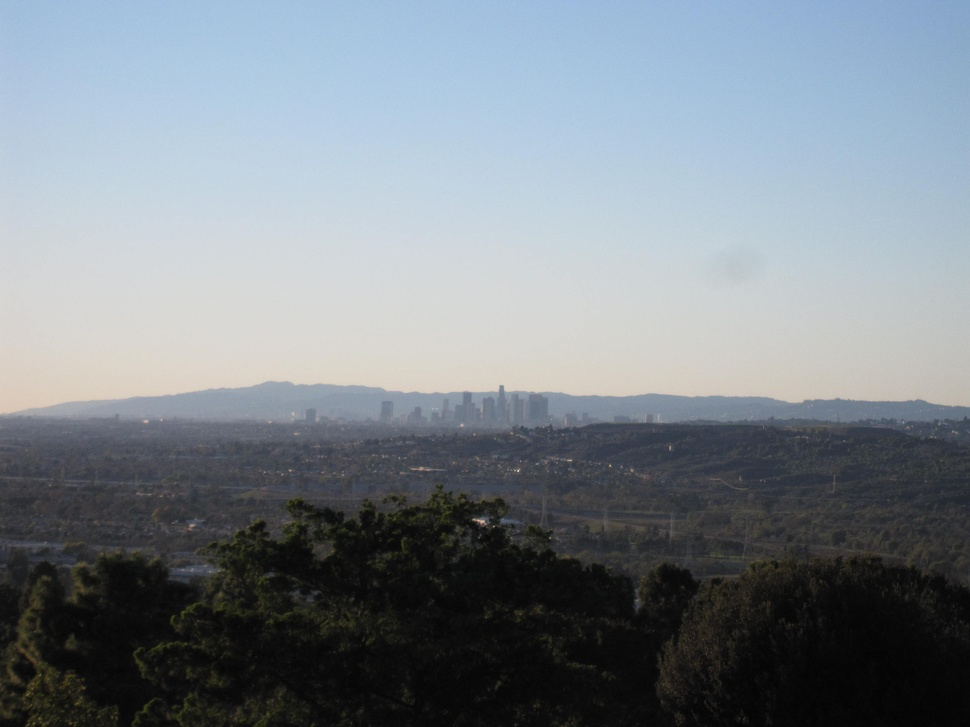
#> input picture city.jpg, 970 x 727 px, shrunk from 2816 x 2112 before the run
$ jupyter execute 'Histogram matching.ipynb'   (older library calls are emulated)
#> lines starting #> are read from the running program, lines starting #| are printed output that depends on the picture
[cell 1]
import numpy as np
from scipy import linalg

[cell 2]
import matplotlib.pyplot as plt
import matplotlib.image as mpimg
from skimage import data
from skimage import exposure
from skimage import filters
from skimage.exposure import match_histograms

img=mpimg.imread('city.jpg')
#> img is the input picture: shape (727, 970, 3); mean R, G, B 123.5, 131.9, 139.2
plt.imshow(img)

[cell 3]
img.shape
#> Out = (727, 970, 3)

[cell 4]
img_array = img / 255
img_gray = img_array @ [0.2126, 0.7152, 0.0722]
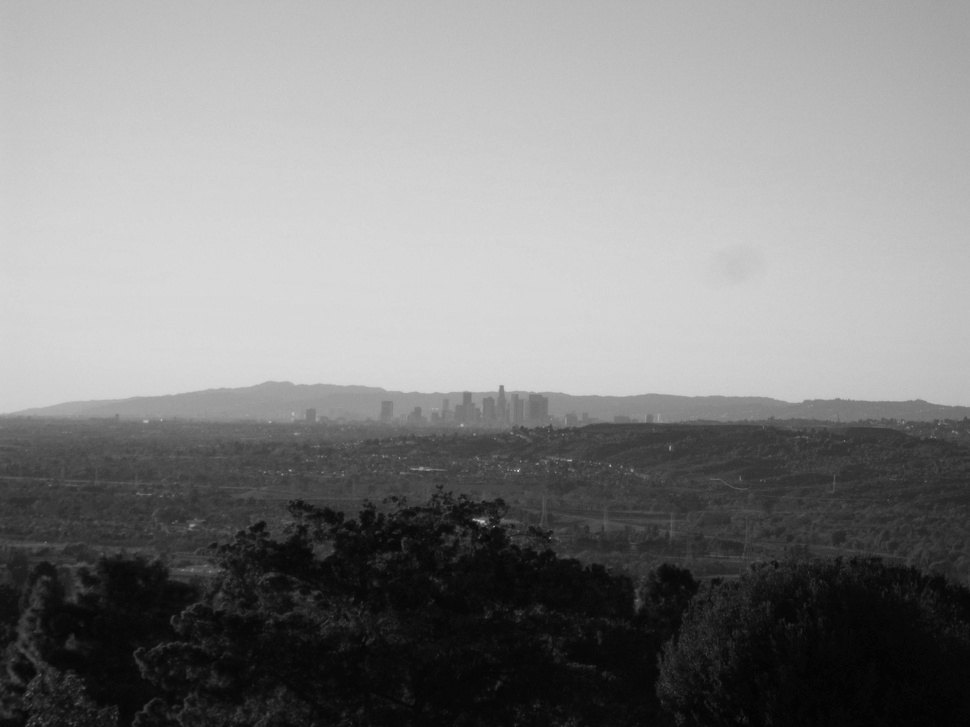
#> img_gray: shape (727, 970) float64; min 0, max 0.874, mean 0.512
plt.imshow(img_gray, cmap="gray")

[cell 5]
img_gray.shape
#> Out = (727, 970)

[cell 6]
mpimg.imsave('city_gray.jpg',img_gray)
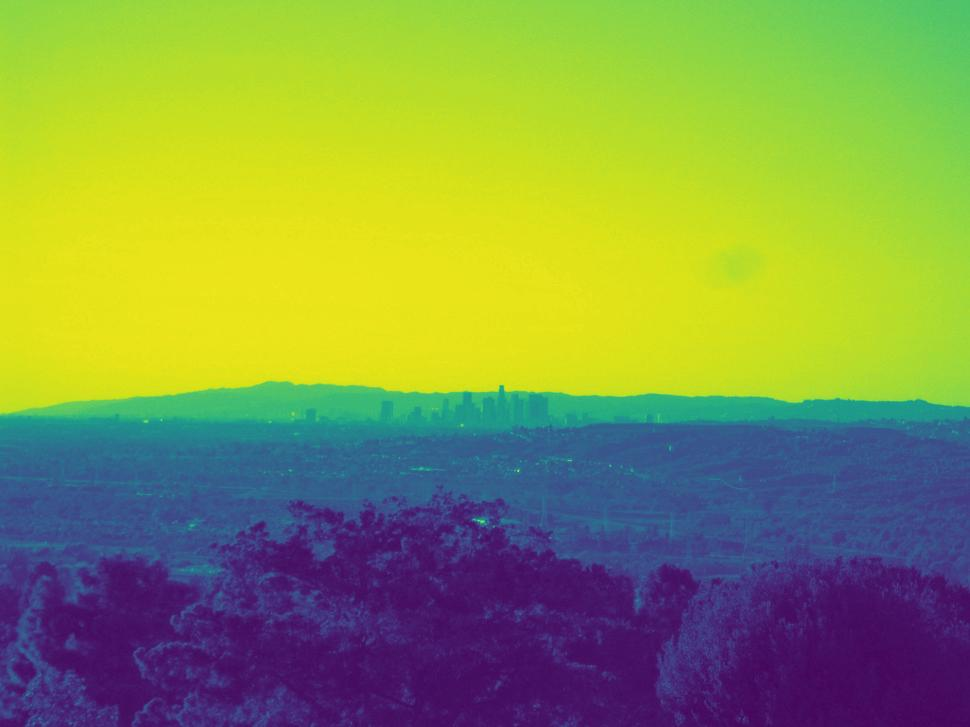
#> saved as city_gray.jpg: shape (727, 970, 3); mean R, G, B 132.3, 150.2, 77.5

[cell 7]
reference = mpimg.imread('cloud.jpg')
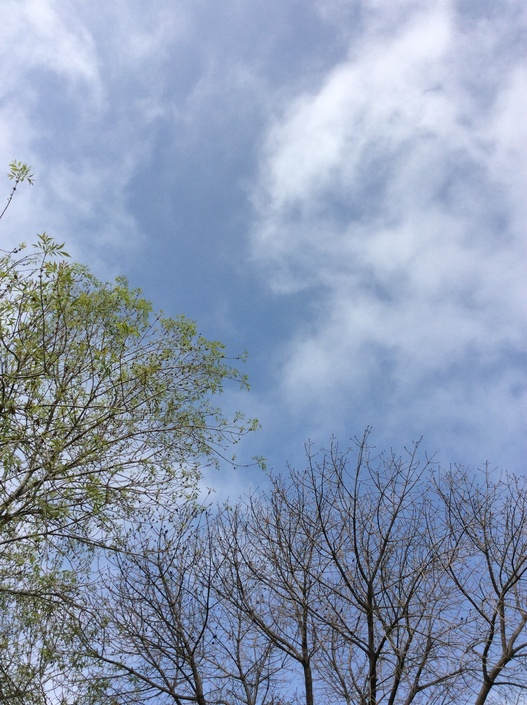
#> input picture cloud.jpg, 527 x 705 px, shrunk from 1529 x 2048 before the run
#> reference is the input picture: shape (705, 527, 3); mean R, G, B 139.5, 153.7, 179.2
img = mpimg.imread('city.jpg')
plt.imshow(reference)

[cell 8]
ref_hist, bins = exposure.histogram(reference[..., 0], source_range='dtype')
#> ref_hist = 256 values, max 3743 at index 156, min 0 at index 245, mean 1451.3; bins = 256 values from 0 to 255
plt.plot(bins, ref_hist / ref_hist.max())
ref_cdf, bins = exposure.cumulative_distribution(reference[..., 0])
#> ref_cdf = 245 values from 0.000118 to 1; bins = 245 values from 0 to 244
plt.plot(bins, ref_cdf)
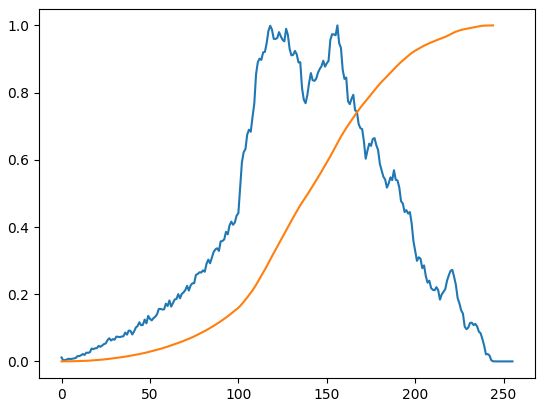
#> figure drawn by matplotlib, 1 panel; curve peaks at x = 156, y = 1; curve peaks at x = 244, y = 1

[cell 9]
img_hist, bins = exposure.histogram(img[..., 0], source_range='dtype')
#> img_hist = 256 values, max 13657 at index 11, min 0 at index 225, mean 2754.6; bins = 256 values from 0 to 255
plt.plot(bins, img_hist / img_hist.max())
img_cdf, bins = exposure.cumulative_distribution(img[..., 0])
#> img_cdf = 225 values from 1.42e-06 to 1; bins = 225 values from 0 to 224
plt.plot(bins, img_cdf)
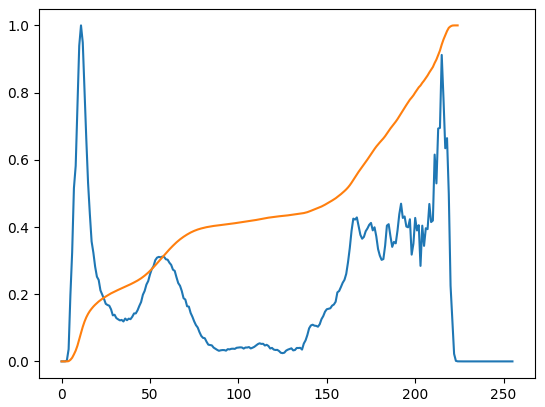
#> figure drawn by matplotlib, 1 panel; curve peaks at x = 11, y = 1; curve peaks at x = 224, y = 1

[cell 10]
matched = match_histograms(img, reference, multichannel=True)
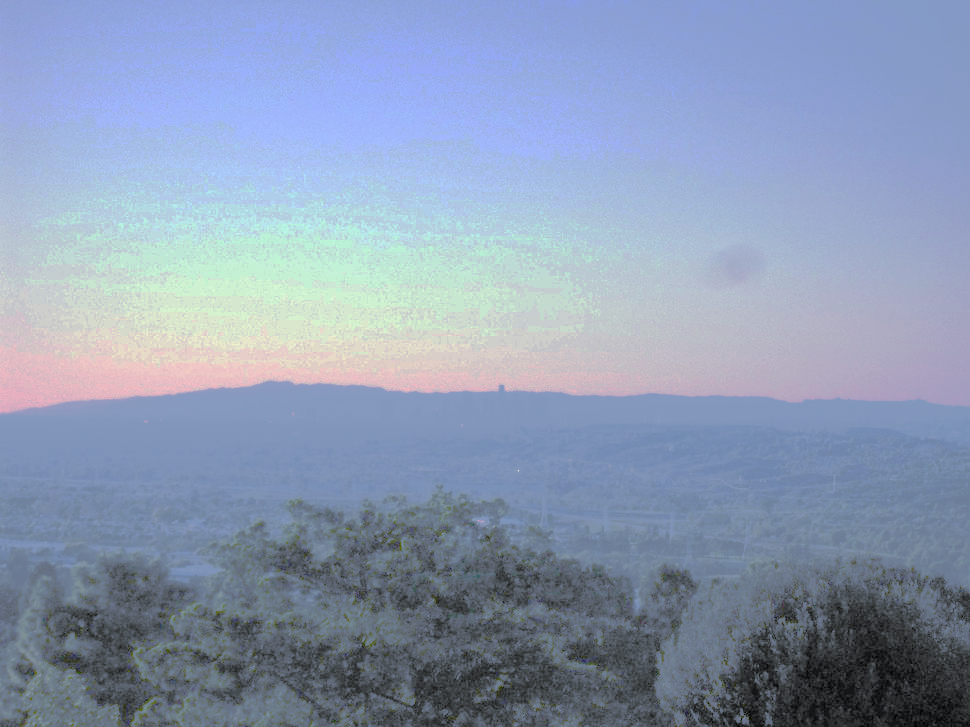
#> matched: shape (727, 970, 3); mean R, G, B 139.6, 154.4, 179.7
plt.imshow(matched)

[cell 11]
mat_hist, bins = exposure.histogram(matched[..., 0], source_range='dtype')
#> mat_hist = 256 values, max 13657 at index 78, min 0 at index 1, mean 2754.6; bins = 256 values from 0 to 255
plt.plot(bins, mat_hist / mat_hist.max())
mat_cdf, bins = exposure.cumulative_distribution(matched[..., 0])
#> mat_cdf = 245 values from 5.53e-05 to 1; bins = 245 values from 0 to 244
plt.plot(bins, mat_cdf)
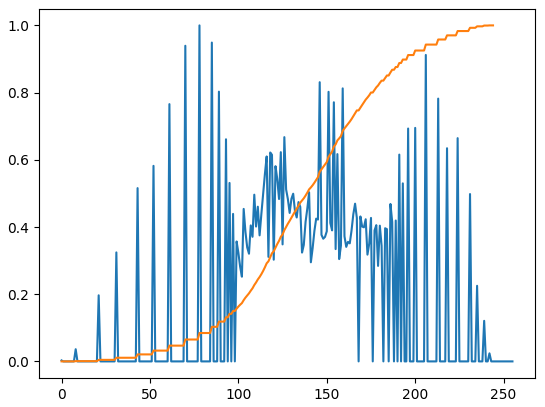
#> figure drawn by matplotlib, 1 panel; curve peaks at x = 78, y = 1; curve peaks at x = 244, y = 1

[cell 12]
mpimg.imsave('cloud_city.jpg', matched)
